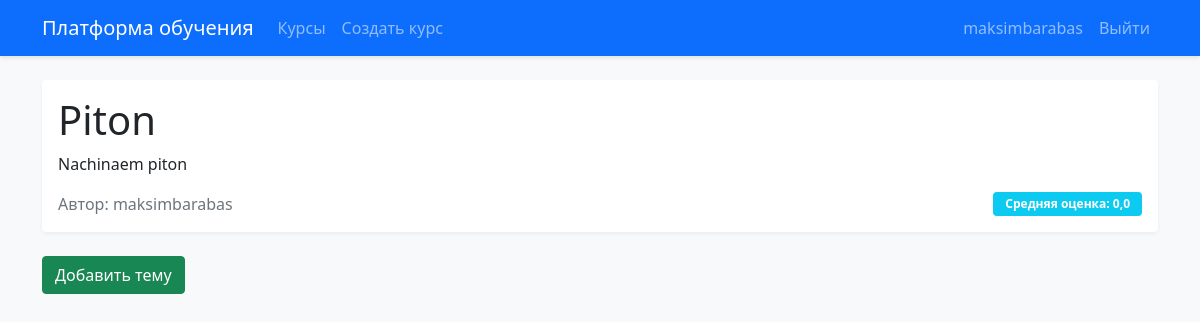
Page /course/2/ (signed in) on the earlier database version.
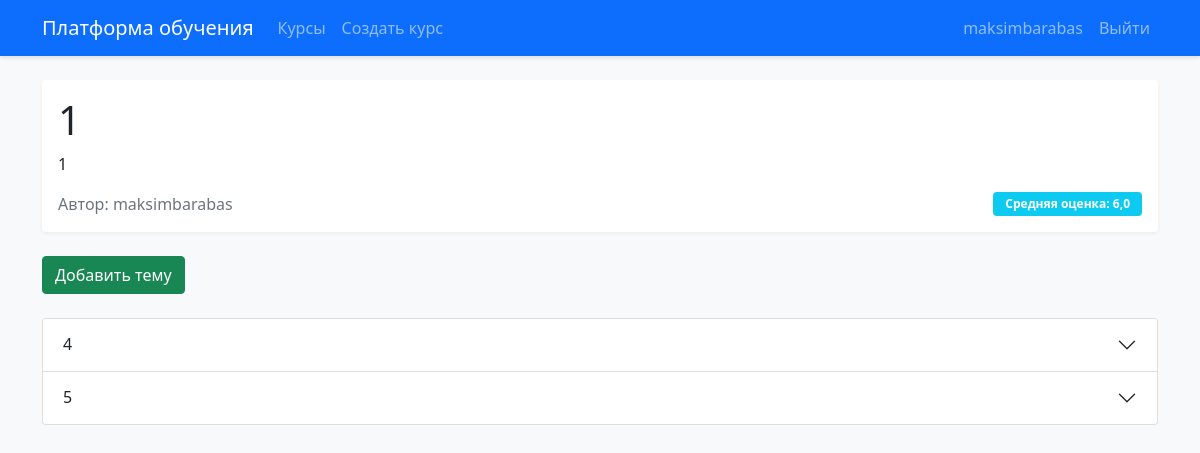
Same page on the later database version.
### courses/models.py (models this page shows, shortened)
class Course(models.Model):
    title = models.CharField(max_length=200, verbose_name="Название курса")
    description = models.TextField(verbose_name="Описание курса")
    creator = models.ForeignKey(User, on_delete=models.CASCADE, related_name='created_courses', verbose_name="Создатель курса")
    created_at = models.DateTimeField(auto_now_add=True)
    updated_at = models.DateTimeField(auto_now=True)
    def average_rating(self):
        topic_ratings = TopicRating.objects.filter(topic__course=self)
        if topic_ratings.exists():
            return topic_ratings.aggregate(models.Avg('rating'))['rating__avg']
        return 0
    class Meta:
        verbose_name = "Курс"
        verbose_name_plural = "Курсы"
        ordering = ['-created_at']

class Topic(models.Model):
    course = models.ForeignKey(Course, on_delete=models.CASCADE, related_name='topics')
    title = models.CharField(max_length=200, verbose_name="Название темы")
    content = models.TextField(verbose_name="Содержание темы")
    order = models.IntegerField(verbose_name="Порядковый номер")
    class Meta:
        ordering = ['order']

### courses/views.py (the view)
# urls.py: path('course/<int:pk>/', views.course_detail, name='course_detail'),
@login_required
def course_detail(request, pk):
    course = get_object_or_404(Course, pk=pk)
    topics = course.topics.all().order_by('order')
    is_enrolled = StudentCourse.objects.filter(student=request.user, course=course).exists()
    is_creator = course.creator == request.user
    return render(request, 'courses/course_detail.html', {
        'course': course,
        'topics': topics,
        'is_enrolled': is_enrolled,
        'is_creator': is_creator
    })

### templates/courses/course_detail.html (shortened to what this page needs)
{% extends 'base.html' %}
{% load course_tags %}
{% block content %}
<div class="card mb-4">
    <div class="card-body">
        <h1 class="card-title">{{ course.title }}</h1>
        <p class="card-text">{{ course.description }}</p>
        <div class="d-flex justify-content-between align-items-center">
            <span class="text-muted">Автор: {{ course.creator.username }}</span>
            <span class="badge bg-info">Средняя оценка: {{ course.average_rating|floatformat:1 }}</span>
        </div>
    </div>
</div>
{% if is_creator %}
<div class="mb-4">
    <a href="{% url 'topic_create' course.id %}" class="btn btn-success">Добавить тему</a>
</div>
{% endif %}
<div class="accordion" id="topicsAccordion">
    {% for topic in topics %}
    <div class="accordion-item">
        <h2 class="accordion-header" id="heading{{ topic.id }}">
            <button class="accordion-button collapsed" type="button" data-bs-toggle="collapse"
                    data-bs-target="#collapse{{ topic.id }}">
                {{ topic.title }}
            </button>
        </h2>
    </div>
    {% endfor %}
</div>
{% endblock %}

Differences in the rows shown:
changed Course "maksimbarabas": title "Piton" → "1"; description "Nachinaem piton" → "1"; average_rating "0,0" → "6,0"
added Topic: title "4"
added Topic: title "5"
